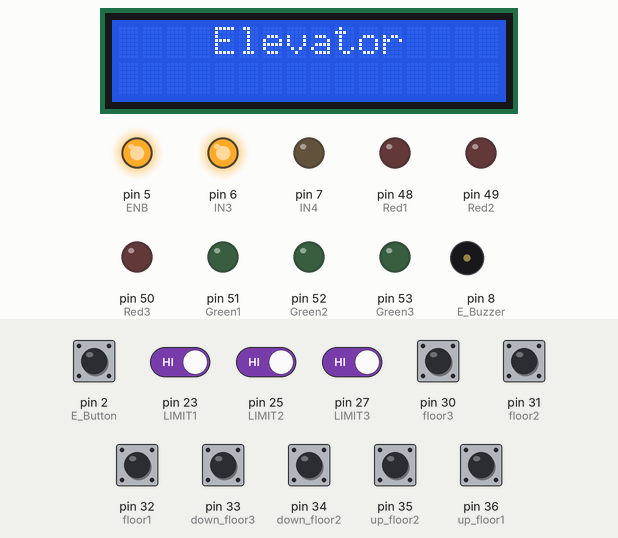
Simulated run of this sketch. Board: Arduino Mega 2560, built with avr-gcc and run on an emulated ATmega2560. On the bench: 16×2 character LCD, output pins drawn as LEDs (lit = HIGH), buzzer (waves = sounding, pin HIGH). The inputs (shaded band) are chosen by the test bench; at power-on: pin 2 (E_Button), pin 23 (LIMIT1), pin 25 (LIMIT2), pin 27 (LIMIT3), pin 30 (floor3), pin 31 (floor2), pin 32 (floor1), pin 33 (down_floor3), pin 34 (down_floor2), pin 35 (up_floor2), pin 36 (up_floor1) HIGH.

Above: at 1.2 s.
1.3 s: pin 2 (E_Button) pulled LOW for 0.15 s
At 2.5 s:
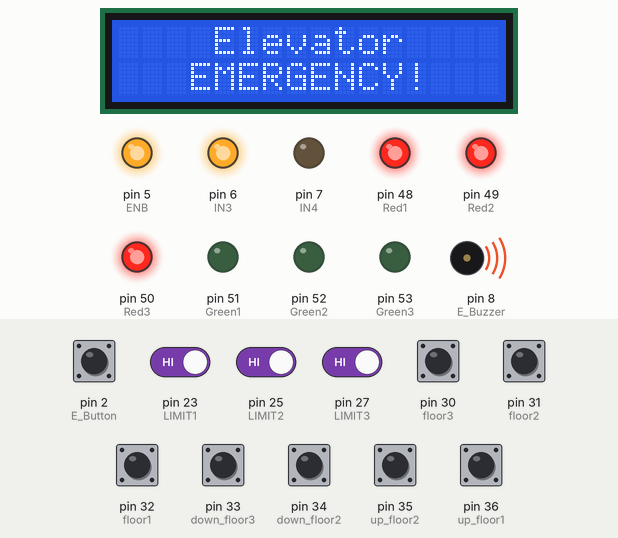
2.9 s: pin 23 (LIMIT1) driven LOW
At 4.1 s:
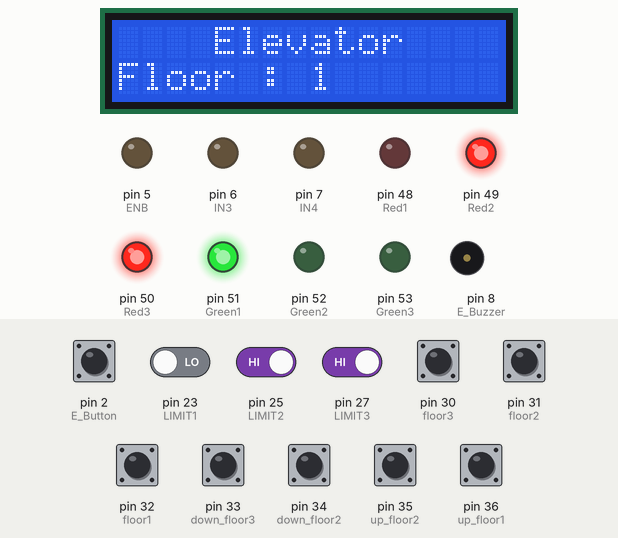
4.4 s: pin 30 (floor3) pulled LOW for 0.15 s
At 5.1 s:
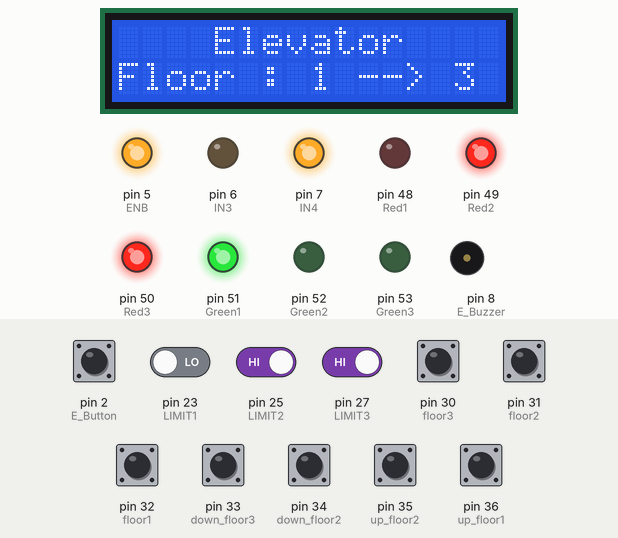
6.0 s: pin 2 (E_Button) pulled LOW for 1 s
At 7.3 s:
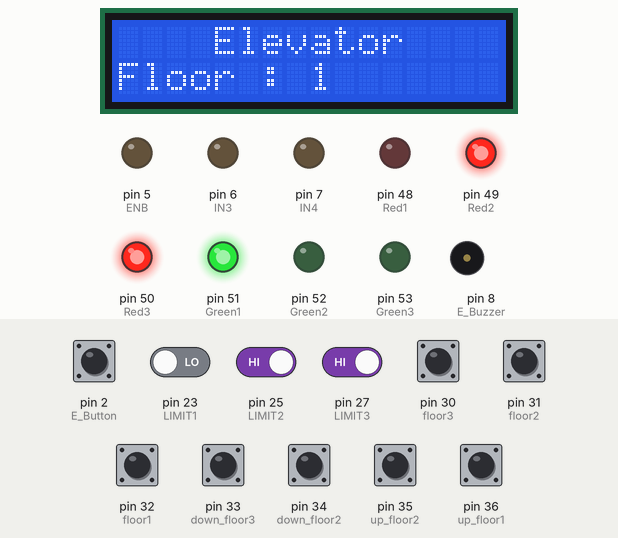
8.5 s: pin 31 (floor2) pulled LOW for 0.15 s
At 9.1 s:
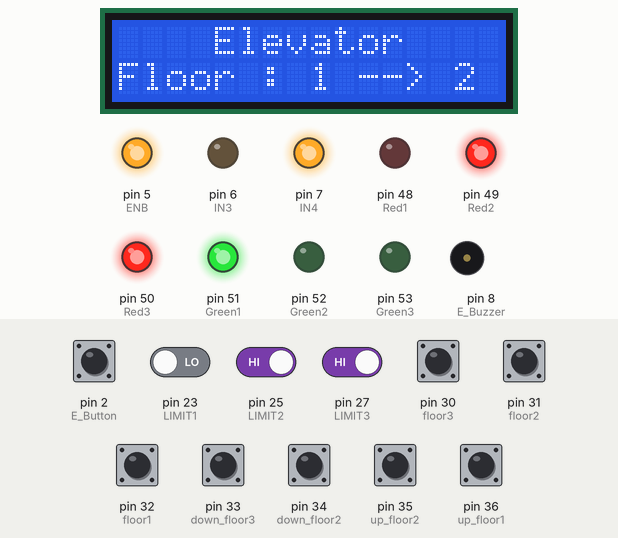
10.1 s: pin 23 (LIMIT1) driven HIGH and pin 25 (LIMIT2) driven LOW
At 10.7 s:
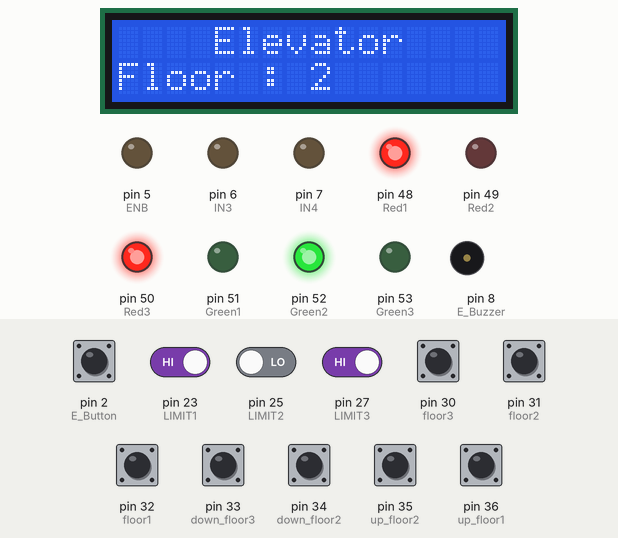
Timing chart, 0 to 12.6 s (numbered marks = the images above; inputs shaded):
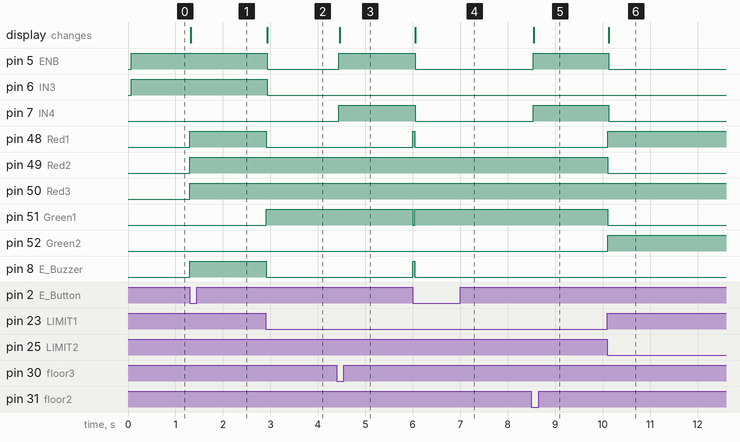

Measured:
- after the input at 1.3 s, pin 48 (Red1), pin 49 (Red2), pin 50 (Red3), pin 8 (E_Buzzer): LOW → HIGH at once; the display: changes at once (image 1)
- after the input at 2.9 s, pin 5 (ENB), pin 6 (IN3), pin 48 (Red1), pin 8 (E_Buzzer): HIGH → LOW at once; pin 51 (Green1): LOW → HIGH at once; the display: changes at once (image 2)
- after the input at 4.4 s, pin 5 (ENB), pin 7 (IN4): LOW → HIGH at once; the display: changes after 0.06 s (image 3)
- after the input at 6.0 s, pin 5 (ENB), pin 7 (IN4): HIGH → LOW after 0.05 s; pin 48 (Red1), pin 8 (E_Buzzer): LOW → HIGH at once, → LOW 0.04 s later; pin 51 (Green1): HIGH → LOW at once, → HIGH 0.04 s later; the display: changes after 0.05 s (image 4)
- after the input at 8.5 s, pin 5 (ENB), pin 7 (IN4): LOW → HIGH at once; the display: changes after 0.05 s (image 5)
- after the input at 10.1 s, pin 5 (ENB), pin 7 (IN4), pin 49 (Red2), pin 51 (Green1): HIGH → LOW at once; pin 48 (Red1), pin 52 (Green2): LOW → HIGH at once; the display: changes at once (image 6)

The sketch:

Elevator.ino
```cpp
#include <Wire.h>
#include <LiquidCrystal_I2C.h>

#define floor1  32
#define floor2  31
#define floor3  30

#define up_floor1 36
#define up_floor2 35
#define down_floor2 34
#define down_floor3 33

#define LIMIT1  23
#define LIMIT2  25
#define LIMIT3  27

#define Red1  48
#define Red2  49
#define Red3  50
#define Green1  51
#define Green2  52
#define Green3  53

#define E_Button  2
#define E_Buzzer  8

#define ENB 5
#define IN3 6
#define IN4 7

LiquidCrystal_I2C lcd(0x3f, 16, 2);

int state = 0;

void setup()
{
  Serial.begin(9600);

  lcd.init();
  lcd.backlight();

  pinMode(floor1, INPUT_PULLUP);
  pinMode(floor2, INPUT_PULLUP);
  pinMode(floor3, INPUT_PULLUP);

  pinMode(up_floor1, INPUT_PULLUP);
  pinMode(up_floor2, INPUT_PULLUP);
  pinMode(down_floor2, INPUT_PULLUP);
  pinMode(down_floor3, INPUT_PULLUP);

  pinMode(LIMIT1, INPUT_PULLUP);
  pinMode(LIMIT2, INPUT_PULLUP);
  pinMode(LIMIT3, INPUT_PULLUP);

  pinMode(E_Button, INPUT_PULLUP);
  pinMode(E_Buzzer, OUTPUT);

  pinMode(ENB, OUTPUT);
  pinMode(IN3, OUTPUT);
  pinMode(IN4, OUTPUT);

  pinMode(Red1, OUTPUT);
  pinMode(Red2, OUTPUT);
  pinMode(Red3, OUTPUT);
  pinMode(Green1, OUTPUT);
  pinMode(Green2, OUTPUT);
  pinMode(Green3, OUTPUT);

  life_down();

  attachInterrupt(0, Emergency, FALLING);
}

void loop()
{
  lcd.home();
  lcd.print("    Elevator   ");

  if(digitalRead(8) == 1)  {
    lcd.setCursor(0, 1);
    lcd.print("   EMERGENCY!  ");
    state = 0;
  }

  if (digitalRead(LIMIT1) == 0 && digitalRead(LIMIT2) == 1 && digitalRead(LIMIT3) == 1) {
    digitalWrite(8, LOW);
    digitalWrite(Green1, HIGH);
    digitalWrite(Green2, LOW);
    digitalWrite(Green3, LOW);
    digitalWrite(Red1, LOW);
    digitalWrite(Red2, HIGH);
    digitalWrite(Red3, HIGH);
    lcd.setCursor(0, 1);
    lcd.print("Floor : 1      ");
    life_stop();
  }

  if (digitalRead(floor1) == 0)  state = 1;
  if (digitalRead(floor2) == 0)  state = 2;
  if (digitalRead(floor3) == 0)  state = 3;
  if (digitalRead(up_floor1) == 0)  state = 1;
  if (digitalRead(up_floor2) == 0)  state = 2;
  if (digitalRead(down_floor2) == 0)  state = 2;
  if (digitalRead(down_floor3) == 0)  state = 3;

  while (state == 1) {
    if (digitalRead(LIMIT1) == 0 && digitalRead(LIMIT2) == 1 && digitalRead(LIMIT3) == 1) {
      digitalWrite(Green1, HIGH);
      digitalWrite(Green2, LOW);
      digitalWrite(Green3, LOW);
      digitalWrite(Red1, LOW);
      digitalWrite(Red2, HIGH);
      digitalWrite(Red3, HIGH);
      lcd.setCursor(0, 1);
      lcd.print("Floor : 1      ");
      life_stop();
      state = 0;
    }
    if (digitalRead(LIMIT1) == 1 && digitalRead(LIMIT2) == 0 && digitalRead(LIMIT3) == 1) {
      lcd.setCursor(0, 1);
      lcd.print("Floor : 2 --> 1");
      life_down();
    }
    if (digitalRead(LIMIT1) == 1 && digitalRead(LIMIT2) == 1 && digitalRead(LIMIT3) == 0) {
      lcd.setCursor(0, 1);
      lcd.print("Floor : 3 --> 1");
      life_down();

    }
  }

  while (state == 2) {
    if (digitalRead(LIMIT1) == 0 && digitalRead(LIMIT2) == 1 && digitalRead(LIMIT3) == 1) {
      lcd.setCursor(0, 1);
      lcd.print("Floor : 1 --> 2");
      life_up() ;
    }
    if (digitalRead(LIMIT1) == 1 && digitalRead(LIMIT2) == 0 && digitalRead(LIMIT3) == 1) {
      digitalWrite(Green1, LOW);
      digitalWrite(Green2, HIGH);
      digitalWrite(Green3, LOW);
      digitalWrite(Red1, HIGH);
      digitalWrite(Red2, LOW);
      digitalWrite(Red3, HIGH);
      lcd.setCursor(0, 1);
      lcd.print("Floor : 2      ");
      life_stop();
      state = 0;
    }
    if (digitalRead(LIMIT1) == 1 && digitalRead(LIMIT2) == 1 && digitalRead(LIMIT3) == 0) {
      lcd.setCursor(0, 1);
      lcd.print("Floor : 3 --> 2");
      life_down();
    }
  }
  while (state == 3) {
    if (digitalRead(LIMIT1) == 0 && digitalRead(LIMIT2) == 1 && digitalRead(LIMIT3) == 1) {
      lcd.setCursor(0, 1);
      lcd.print("Floor : 1 --> 3");
      life_up() ;
    }
    if (digitalRead(LIMIT1) == 1 && digitalRead(LIMIT2) == 0 && digitalRead(LIMIT3) == 1) {
      lcd.setCursor(0, 1);
      lcd.print("Floor : 2 --> 3");
      life_up() ;
    }
    if (digitalRead(LIMIT1) == 1 && digitalRead(LIMIT2) == 1 && digitalRead(LIMIT3) == 0) {
      digitalWrite(Green1, LOW);
      digitalWrite(Green2, LOW);
      digitalWrite(Green3, HIGH);
      digitalWrite(Red1, HIGH);
      digitalWrite(Red2, HIGH);
      digitalWrite(Red3, LOW);
      lcd.setCursor(0, 1);
      lcd.print("Floor : 3      ");
      life_stop();
      state = 0;
    }
  }
}

void life_up()  {
  digitalWrite(IN3, LOW);
  digitalWrite(IN4, HIGH);
  analogWrite(ENB, 255);
}

void life_down()  {
  digitalWrite(IN3, HIGH);
  digitalWrite(IN4, LOW);
  analogWrite(ENB, 255);
}

void life_stop()  {
  digitalWrite(IN3, LOW);
  digitalWrite(IN4, LOW);
  analogWrite(ENB, 0);
}

void Emergency() {
  digitalWrite(Green1, LOW);
  digitalWrite(Green2, LOW);
  digitalWrite(Green3, LOW);
  digitalWrite(Red1, HIGH);
  digitalWrite(Red2, HIGH);
  digitalWrite(Red3, HIGH);
  digitalWrite(8, HIGH);
  life_down();
  state = 0;
}
```
